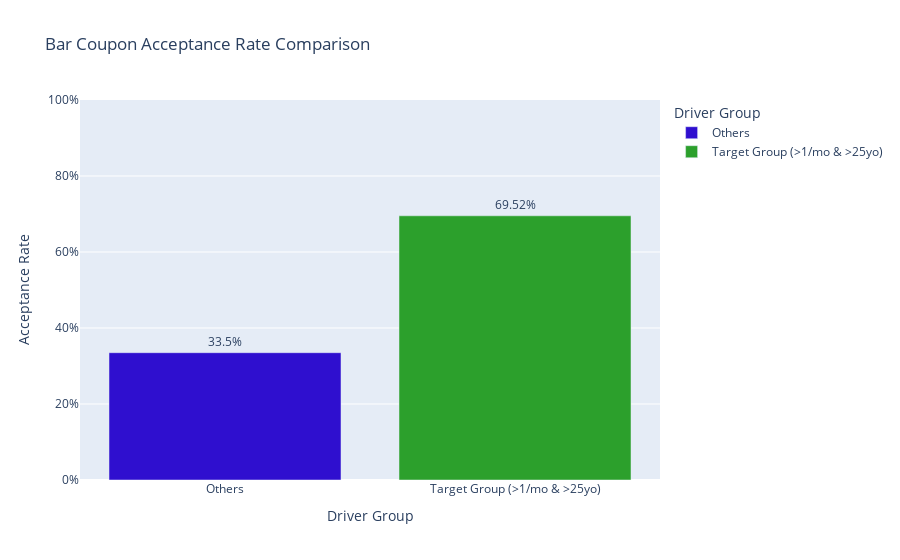

The code cell stored with this chart in its notebook:
### Markdown cell above
4. Compare the acceptance rate between drivers who go to a bar more than once a month and are over the age of 25 to the all others.  Is there a difference?

### Code cell
# Define the conditions for the Target Group:
# Condition A: Bar Frequency > 1 time a month ('1~3', '4~8', 'gt8')
bar_freq_high = ['1~3', '4~8', 'gt8']
cond_freq = bar_coupons_df['Bar'].isin(bar_freq_high)

# Condition B: Age > 25 ('26', '31', '36', '41', '46', '50+')
age_over_25 = ['26', '31', '36', '41', '46', '50plus']
cond_age = bar_coupons_df['age'].isin(age_over_25)

# Create the 'Target_Group' column
# Target Group: (cond_freq AND cond_age)
bar_coupons_df['Group'] = 'Others'
bar_coupons_df.loc[cond_freq & cond_age, 'Group'] = 'Target Group (>1/mo & >25yo)'

# Calculate acceptance rate (mean of 'Y') for each group
acceptance_comparison = bar_coupons_df.groupby('Group')['Y'].mean().reset_index()
acceptance_comparison['Acceptance_Rate'] = (acceptance_comparison['Y'] * 100).round(2).astype(str) + '%'
acceptance_comparison = acceptance_comparison.rename(columns={'Y': 'Proportion_Accepted'})

# Plot the comparison (Bar Chart)
fig = px.bar(
    acceptance_comparison,
    x='Group',
    y='Proportion_Accepted',
    title='Bar Coupon Acceptance Rate Comparison',
    labels={'Proportion_Accepted': 'Acceptance Rate', 'Group': 'Driver Group'},
    color='Group',
    color_discrete_map={
        'Target Group (>1/mo & >25yo)': '#2ca02c', # Green for target
        'Others': "#2f0fcf" # Red for others
    },
    text=acceptance_comparison['Acceptance_Rate']
)

fig.update_layout(yaxis_tickformat='.0%', yaxis_range=[0, 1])
fig.update_traces(textposition='outside')
fig.update_xaxes(tickangle=0)

# Save the plot
# fig.write_json('bar_coupon_acceptance_comparison.json')

# Print the comparison
print("--- Bar Coupon Acceptance Rate Comparison ---")
print(acceptance_comparison)

fig.show()
fig.write_image("./images/bar_coupon_acceptance_rate.png")

### Figure 1 — Plotly figure (JSON) as saved in the notebook; plotly's stock layout.template omitted (floating-point values rounded to 4 significant figures)
{"data": [{"hovertemplate": "Driver Group=%{x}<br>Acceptance Rate=%{y}<br>Acceptance_Rate=%{text}<extra></extra>", "legendgroup": "Others", "marker": {"color": "#2f0fcf", "pattern": {"shape": ""}}, "name": "Others", "orientation": "v", "showlegend": true, "text": ["33.5%"], "textposition": "outside", "type": "bar", "x": ["Others"], "xaxis": "x", "y": [0.335], "yaxis": "y"}, {"hovertemplate": "Driver Group=%{x}<br>Acceptance Rate=%{y}<br>Acceptance_Rate=%{text}<extra></extra>", "legendgroup": "Target Group (>1/mo & >25yo)", "marker": {"color": "#2ca02c", "pattern": {"shape": ""}}, "name": "Target Group (>1/mo & >25yo)", "orientation": "v", "showlegend": true, "text": ["69.52%"], "textposition": "outside", "type": "bar", "x": ["Target Group (>1/mo & >25yo)"], "xaxis": "x", "y": [0.6952], "yaxis": "y"}], "layout": {"barmode": "relative", "legend": {"title": {"text": "Driver Group"}, "tracegroupgap": 0}, "title": {"text": "Bar Coupon Acceptance Rate Comparison"}, "xaxis": {"anchor": "y", "categoryarray": ["Others", "Target Group (>1/mo & >25yo)"], "categoryorder": "array", "domain": [0, 1], "tickangle": 0, "title": {"text": "Driver Group"}}, "yaxis": {"anchor": "x", "domain": [0, 1], "range": [0, 1], "tickformat": ".0%", "title": {"text": "Acceptance Rate"}}}}
